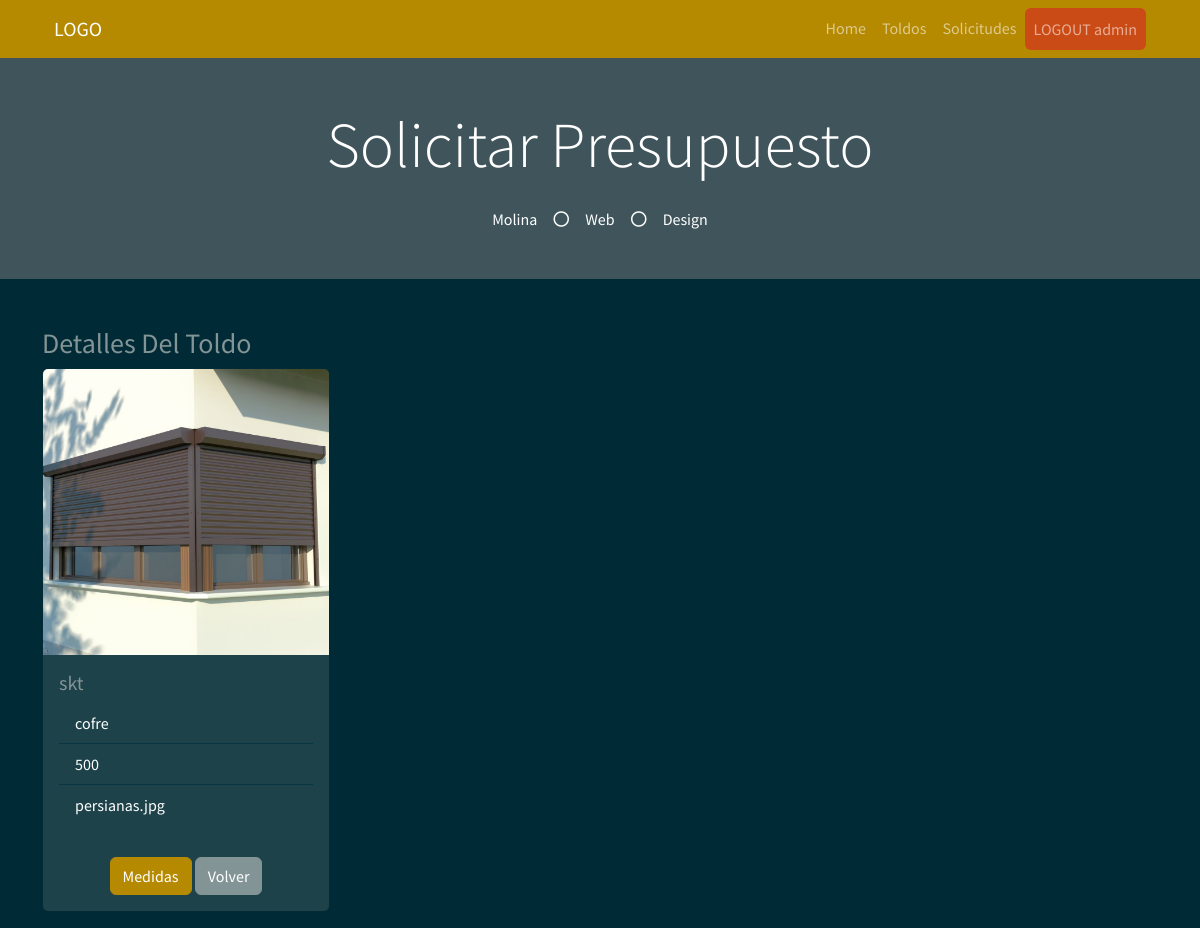
The app's page /details_toldo/1 (signed in) with its own data.
### myapp/models.py (models this page shows)
    class Toldo(db.Model):
        __tablename__ = "Toldo"  # Nombre de la tabla que se crea
        Toldo_id = db.Column("toldo_id", db.Integer, Sequence(
            'toldo_id_seq'),  primary_key=True)
        Modelo = db.Column(db.String(20))
        Tipo = db.Column(db.String(30))
        Dimensiones = db.Column(db.String(30))
        Imagen = db.Column(db.String(30))

### myapp/views.py (the view, shortened to what this page needs)
    @app.route("/details_toldo/<int:Toldo_id>", methods=["GET", "POST"])
    def details_toldo(Toldo_id: int):
        if request.method == "GET":
            read_toldo = db_access["read_toldo"]
            toldo = read_toldo(Toldo_id)
            usuario = session['usuario']
            usu = usuario
            return render_template("user/details_toldo.html", toldo=toldo, usu=usu)

### myapp/templates/user/details_toldo.html (shortened to what this page needs)
<!DOCTYPE html>
<html>
<head>
    <link href="https://cdn.jsdelivr.net/npm/bootstrap@5.1.3/dist/css/bootstrap.min.css" rel="stylesheet"
>
    <link rel="stylesheet" href="../static/style/bootstrap.min(8).css">
</head>
<body>
    {% include 'includes/navbar_user.html' %}
    <div class="jumbotron jumbotron-fluid bg-jumbotron" style=" background-color: rgba(128, 128, 128, 0.5);">
        <div class="container text-center py-5">
            <h3 class="text-white display-3 mb-4">Solicitar Presupuesto</h3>
            <div class="d-inline-flex align-items-center text-white">
                <p class="m-0">Molina</p>
                <i class="far fa-circle px-3"></i>
                <p class="m-0">Web</p>
                <i class="far fa-circle px-3"></i>
                <p class="m-0">Design</p>
            </div>
        </div>
    </div>
    <div class="container">
        <div class="row mt-5 ">
            <div class="col-4">
                <p class="list-group">
                <h3>Detalles Del Toldo</h3>
                <div class="card" style="width: 18rem;">
                    <img src="../static/style/img/{{toldo.Imagen}}" class="card-img-top" alt="...">
                    <div class="card-body">
                        <h5 class="card-title">
                            {{toldo.Modelo}}
                        </h5>
                        <ul class="list-group list-group-flush">
                            <li class="list-group-item">
                                {{toldo.Tipo}}
                            </li>
                            <li class="list-group-item">
                                {{toldo.Dimensiones}}
                            </li>
                            <li class="list-group-item">
                                {{toldo.Imagen}}
                            </li>
                        </ul>
                    </div>
                    <div class="card-body mx-auto">
                        <form method="POST">
                            <button type="button" class="btn btn-primary" data-bs-target="#form"
                                data-bs-toggle="collapse">Medidas</button>
                            <a class="btn btn-secondary" href="/toldo_user">Volver</a>
                        </form>
                    </div>
                </div>
                </p>
            </div>
        </div>
    </div>
</body>
</html>

### records on screen
Toldo: Imagen (picture), Modelo "skt", Tipo "cofre", Dimensiones "500", Imagen "persianas.jpg"

### other values on screen
{{ usu }} "admin"
